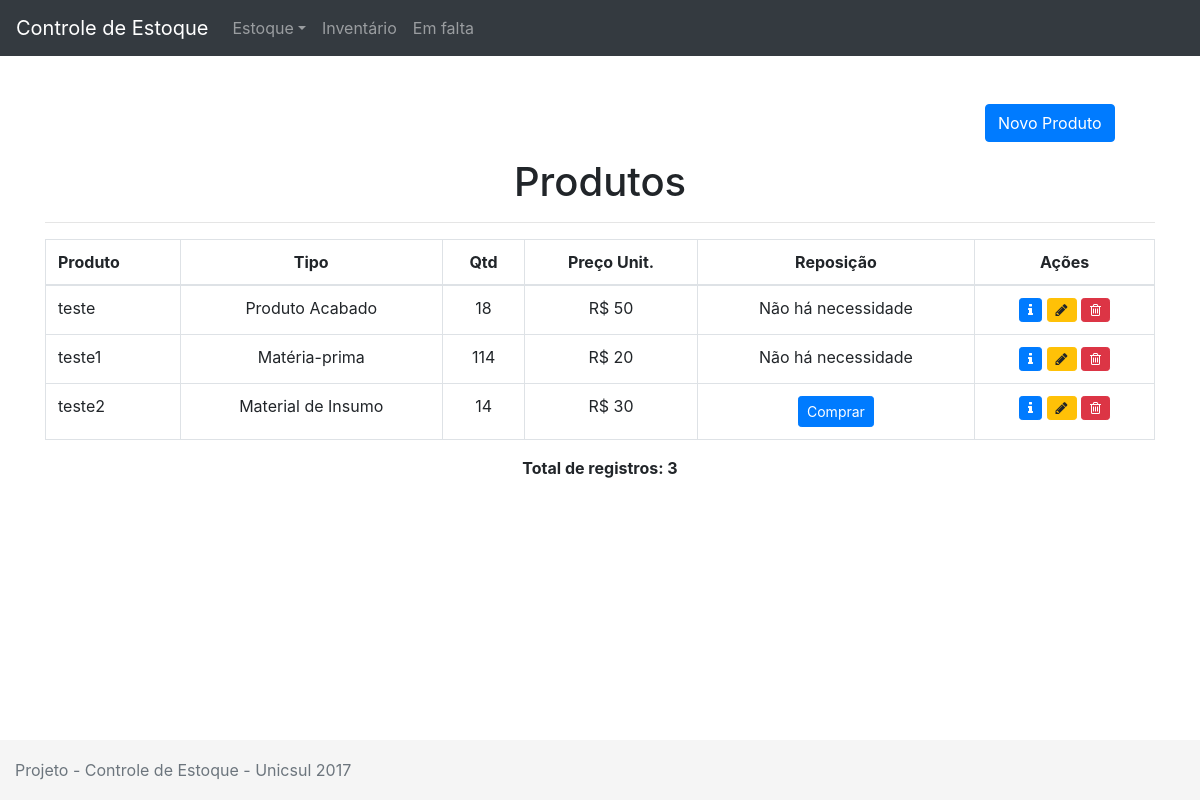
Before: /index.php/produtos/listarprodutos with the older database file.
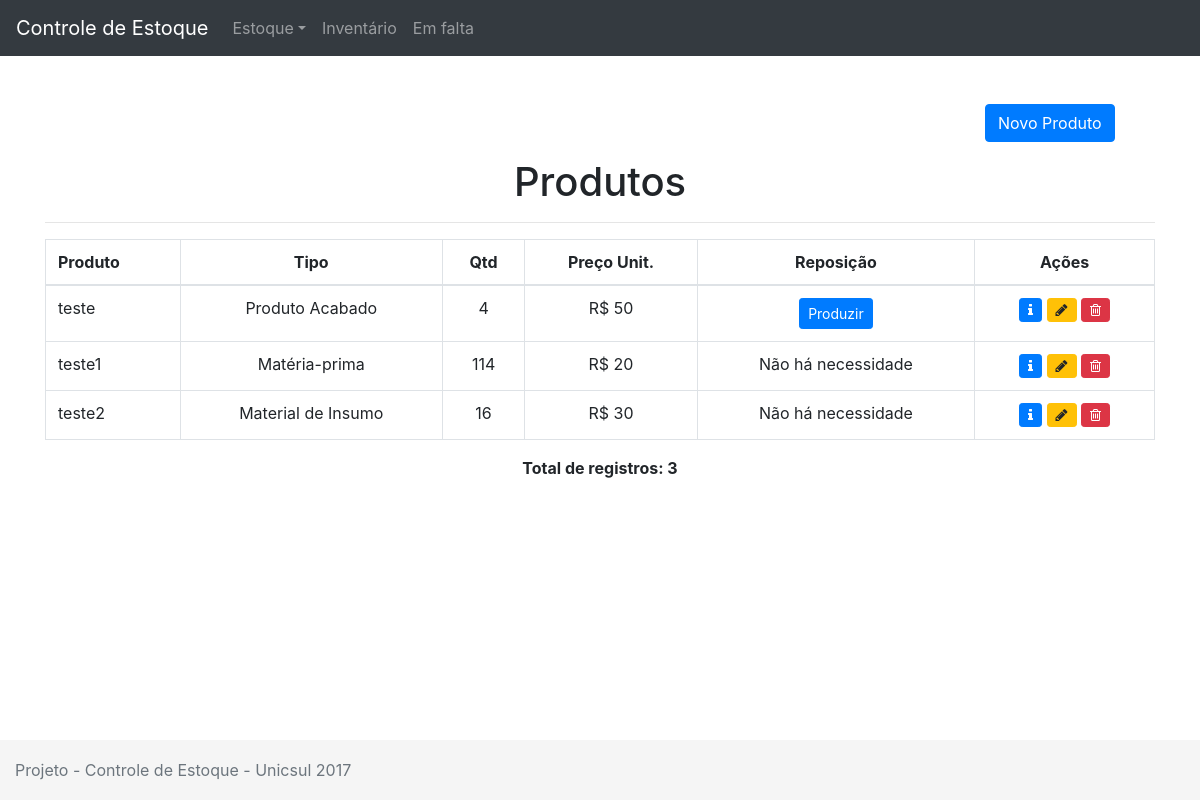
After: the same page with the newer database file.
### tables this page shows
CREATE TABLE `produtos` (
  `id` int(11) NOT NULL,
  `descricao` varchar(255) NOT NULL,
  `tipo` varchar(255) NOT NULL,
  `status` tinyint(1) NOT NULL,
  `preco` float NOT NULL,
  `qtd` int(11) NOT NULL,
  `acionamento` int(11) NOT NULL,
  `min` int(11) NOT NULL,
  `max` int(11) NOT NULL
);

### application/controllers/Produtos.php (called while the page is built, shortened)
<?php
class Produtos extends CI_Controller
{
	public function listarprodutos()
	{
		$this->load->view('menu');
		$this->load->model('produtos_model', 'produtos');
		$data['produtos'] = $this->produtos->getProdutos();
		$this->load->view('listarprodutos', $data);
		$this->load->view('rodape');
	}
}

### index.php (called while the page is built, shortened)
<?php
require_once BASEPATH.'core/CodeIgniter.php';

### application/models/Produtos_model.php (called while the page is built, shortened)
<?php
class Produtos_model extends CI_Model
{
	public function getProdutos()
	{
		$query = $this->db->get('produtos');
		return $query->result();
	}
}

### application/views/listarprodutos.php (the view, shortened to what this page needs)
<br>
<div class="container">
	<br>
	<p class="col-md-2 ml-md-auto">
		<a class="btn btn-primary" data-toggle="collapse" href="#testeCollapse" aria-expanded="false" aria-controls="testeCollapse">Novo Produto</a>
	</p>
	<h1 class='text-center'>Produtos</h1>
	<hr>
	<table class="table table-bordered">
		<thead class="table-inverse">
			<tr>
				<td><b>Produto</b></td>
				<td class='text-center'><b>Tipo</b></td>
				<td class='text-center'><b>Qtd</b></td>
				<td class='text-center'><b>Preço Unit.</b></td>
				<td class='text-center'><b>Reposição</b></td>
				<td class='text-center'><b>Ações</b></td>
			</tr>
		</thead>
		<tbody>
			<?php
				$contador = 0;
				foreach($produtos as $produto):
					echo '<tr>';
						echo '<td>' . $produto->descricao . '</td>';
						if($produto->tipo == 0){
							echo '<td class="text-center">Produto Acabado</td>';
						} else if($produto->tipo == 1){
							echo '<td class="text-center">Matéria-prima</td>';
						} else if($produto->tipo == 2){
							echo '<td class="text-center">Material de Insumo</td>';
						}
						echo '<td class="text-center">' . $produto->qtd . '</td>';
						echo '<td class="text-center">R$ ' . $produto->preco . '</td>';
						echo '<td class="text-center">';
			?>
			<?php
					if($produto->qtd <= $produto->acionamento)
					{
						if($produto->tipo == 0)
						{
			?>
						<a class="btn btn-sm btn-primary" href="<?=base_url('producao/produto/' . $produto->id);?>">Produzir</a>
			<?php
						} else {
			?>
							<a class="btn btn-sm btn-primary" href="<?=base_url('compras/produto/' . $produto->id);?>">Comprar</a>
			<?php
						}
					} else
					{
						echo "Não há necessidade";
					}
						echo '</td>';
						echo '<td class="text-center">';
			?>
						<a class="btn btn-sm btn-primary" href="<?=base_url('/produtos/info/' . $produto->id);?>"><i class="fa fa-info" aria-hidden="true"></i></a>
						<a class="btn btn-sm btn-warning" href="<?=base_url('/produtos/editar/' . $produto->id);?>"><i class="fa fa-pencil" aria-hidden="true"></i></a>
						<a class="btn btn-sm btn-danger" href="<?=base_url('/produtos/apagar/' . $produto->id);?>"><i class="fa fa-trash-o" aria-hidden="true"></i></a>
			<?php
						echo '</td>';
					echo '</tr>';
					$contador++;
				endforeach;
			?>
		</tbody>
	</table>
	<p class="text-center"><b>Total de registros: <?=$contador;?></b></p>
</div>

Changed rows visible on the page:
changed produtos "teste": qtd "18" → "4"; qtd "Não há necessidade" → "Produzir"
changed produtos "teste2": qtd "14" → "16"; qtd "Comprar" → "Não há necessidade"
